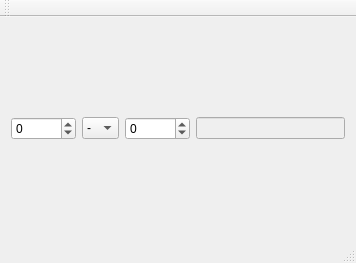
<?xml version="1.0" encoding="UTF-8"?>
<ui version="4.0">
 <class>MainWindow</class>
 <widget class="QMainWindow" name="MainWindow">
  <property name="enabled">
   <bool>true</bool>
  </property>
  <property name="geometry">
   <rect>
    <x>0</x>
    <y>0</y>
    <width>356</width>
    <height>263</height>
   </rect>
  </property>
  <property name="sizePolicy">
   <sizepolicy hsizetype="Expanding" vsizetype="Expanding">
    <horstretch>0</horstretch>
    <verstretch>0</verstretch>
   </sizepolicy>
  </property>
  <property name="minimumSize">
   <size>
    <width>0</width>
    <height>0</height>
   </size>
  </property>
  <property name="maximumSize">
   <size>
    <width>400</width>
    <height>400</height>
   </size>
  </property>
  <property name="windowTitle">
   <string>MainWindow</string>
  </property>
  <widget class="QWidget" name="centralWidget">
   <layout class="QGridLayout" name="gridLayout">
    <item row="0" column="0">
     <widget class="QSpinBox" name="firstArgument">
      <property name="minimum">
       <number>-10000</number>
      </property>
      <property name="maximum">
       <number>10000</number>
      </property>
     </widget>
    </item>
    <item row="0" column="1">
     <widget class="QComboBox" name="sign">
      <item>
       <property name="text">
        <string>-</string>
       </property>
      </item>
      <item>
       <property name="text">
        <string>+</string>
       </property>
      </item>
      <item>
       <property name="text">
        <string>*</string>
       </property>
      </item>
      <item>
       <property name="text">
        <string>/</string>
       </property>
      </item>
     </widget>
    </item>
    <item row="0" column="2">
     <widget class="QSpinBox" name="secondArgument">
      <property name="minimum">
       <number>-10000</number>
      </property>
      <property name="maximum">
       <number>10000</number>
      </property>
     </widget>
    </item>
    <item row="0" column="3">
     <widget class="QLineEdit" name="result">
      <property name="enabled">
       <bool>false</bool>
      </property>
     </widget>
    </item>
   </layout>
  </widget>
  <widget class="QMenuBar" name="menuBar">
   <property name="geometry">
    <rect>
     <x>0</x>
     <y>0</y>
     <width>356</width>
     <height>21</height>
    </rect>
   </property>
  </widget>
  <widget class="QToolBar" name="mainToolBar">
   <attribute name="toolBarArea">
    <enum>TopToolBarArea</enum>
   </attribute>
   <attribute name="toolBarBreak">
    <bool>false</bool>
   </attribute>
  </widget>
  <widget class="QStatusBar" name="statusBar"/>
 </widget>
 <layoutdefault spacing="6" margin="11"/>
 <resources/>
 <connections/>
</ui>
